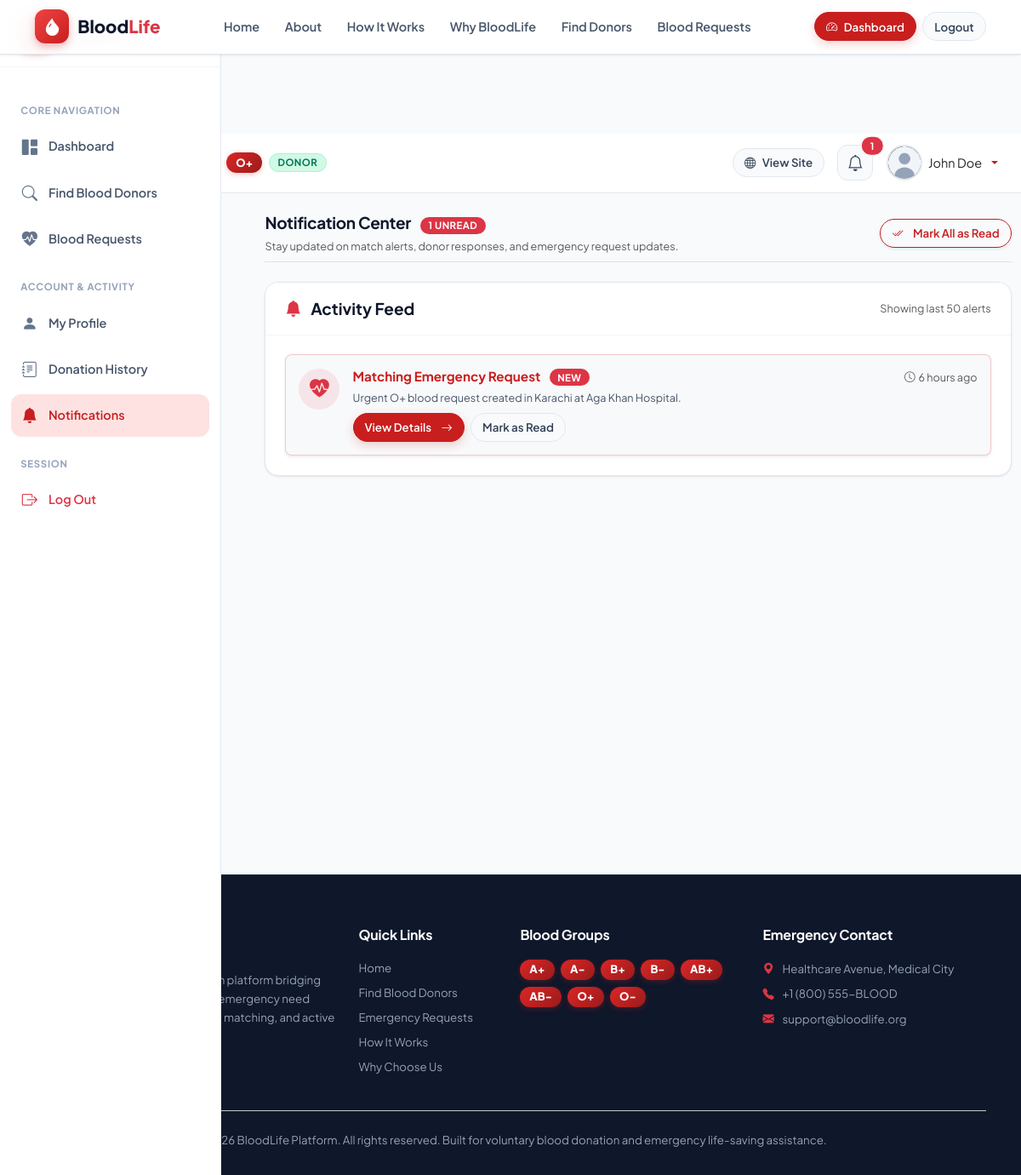
Screenshot of /notifications.php (signed in) with the database file from the repository.
### tables this page shows
CREATE TABLE `notifications` (
    `id` BIGINT UNSIGNED AUTO_INCREMENT PRIMARY KEY,
    `user_id` BIGINT UNSIGNED NOT NULL,
    `type` VARCHAR(50) NOT NULL COMMENT 'new_response, request_update, donor_match, system',
    `title` VARCHAR(150) NOT NULL,
    `message` TEXT NOT NULL,
    `action_link` VARCHAR(255) NULL DEFAULT NULL,
    `is_read` TINYINT(1) NOT NULL DEFAULT 0,
    `created_at` TIMESTAMP NOT NULL DEFAULT CURRENT_TIMESTAMP,
    CONSTRAINT `fk_notifications_user` FOREIGN KEY (`user_id`) REFERENCES `users` (`id`) ON DELETE CASCADE ON UPDATE CASCADE,
    INDEX `idx_notifications_user_read` (`user_id`, `is_read`, `created_at`)
);

### app/controllers/NotificationController.php (called while the page is built, shortened)
<?php
require_once __DIR__ . '/../helpers/SecurityHelper.php';
require_once __DIR__ . '/../helpers/FormatHelper.php';
require_once __DIR__ . '/../models/Notification.php';
class NotificationController {
    public static function index(): void {
        $userId = SessionHelper::getUserId();
        $notifications = Notification::getByUserId($userId, 50);
        $unreadCount = Notification::getUnreadCount($userId);
        require_once ROOT_PATH . '/views/notifications/index.php';
    }
}

### app/models/Notification.php (called while the page is built, shortened)
<?php
class Notification {
    public static function getByUserId(int $userId, int $limit = 20): array {
        $pdo = Database::getInstance();
        $stmt = $pdo->prepare("
            SELECT * FROM notifications
            WHERE user_id = :user_id
            ORDER BY created_at DESC, id DESC
            LIMIT :limit
        ");
        $stmt->bindValue(':user_id', $userId, PDO::PARAM_INT);
        $stmt->bindValue(':limit', $limit, PDO::PARAM_INT);
        $stmt->execute();
        return $stmt->fetchAll();
    }
    public static function getUnreadCount(int $userId): int {
        $pdo = Database::getInstance();
        $stmt = $pdo->prepare("SELECT COUNT(*) FROM notifications WHERE user_id = :user_id AND is_read = 0");
        $stmt->execute(['user_id' => $userId]);
        return (int)$stmt->fetchColumn();
    }
}

### app/helpers/SecurityHelper.php (called while the page is built, shortened)
<?php
class SecurityHelper {
    public static function e(?string $value): string {
        return htmlspecialchars($value, ENT_QUOTES | ENT_SUBSTITUTE, 'UTF-8');
    }
    public static function sanitizeOutput(?string $value): string {
        return self::e($value);
    }
}
function e(?string $value): string {
    return SecurityHelper::e($value);
}

### app/helpers/FormatHelper.php (called while the page is built, shortened)
<?php
class FormatHelper {
    public static function timeAgo($datetime): string {
        $timestamp = is_numeric($datetime) ? (int)$datetime : strtotime($datetime);
        $diff = time() - $timestamp;
        $intervals = [
            31536000 => 'year',
            2592000  => 'month',
            604800   => 'week',
            86400    => 'day',
            3600     => 'hour',
            60       => 'minute'
        ];
        foreach ($intervals as $secs => $label) {
            $count = floor($diff / $secs);
            if ($count >= 1) {
                return $count . ' ' . $label . ($count > 1 ? 's' : '') . ' ago';
            }
        }
        return 'Just now';
    }
}

### views/notifications/index.php (the view)
<?php
require_once ROOT_PATH . '/views/includes/header.php';
require_once ROOT_PATH . '/views/includes/dash-header.php';
?>
<div class="container-fluid py-4 dashboard-wrapper">
    <div class="row g-4">
        <div class="col-lg-3">
            <?php require_once ROOT_PATH . '/views/includes/dash-sidebar.php'; ?>
        </div>
        <div class="col-lg-9">
            <div class="d-flex flex-column flex-md-row justify-content-between align-items-md-center gap-3 mb-4 pb-2 border-bottom">
                <div>
                    <h2 class="h3 fw-bold mb-1 text-slate-800">
                        Notification Center
                        <?php if ($unreadCount > 0): ?>
                            <span class="badge bg-danger rounded-pill fs-6 ms-2"><?= $unreadCount ?> Unread</span>
                        <?php endif; ?>
                    </h2>
                    <p class="text-muted small mb-0">Stay updated on match alerts, donor responses, and emergency request updates.</p>
                </div>
                <?php if ($unreadCount > 0): ?>
                    <a href="<?= APP_URL ?>/notifications.php?action=mark_all_read" class="btn btn-outline-danger btn-sm rounded-pill px-3 shadow-sm">
                        <i class="bi bi-check2-all me-1"></i> Mark All as Read
                    </a>
                <?php endif; ?>
            </div>
            <div class="bl-card mb-0">
                <div class="bl-card-header">
                    <h5 class="fw-bold mb-0 text-slate-800"><i class="bi bi-bell-fill text-danger me-2"></i> Activity Feed</h5>
                    <span class="text-muted small">Showing last 50 alerts</span>
                </div>
                <div class="card-body p-4">
                    <?php if (empty($notifications)): ?>
                        <div class="text-center py-5">
                            <div class="mb-3 text-muted display-4"><i class="bi bi-bell-slash"></i></div>
                            <h5 class="fw-semibold text-slate-700">No Notifications Yet</h5>
                            <p class="text-muted small max-w-md mx-auto">You're all caught up! When there are emergency matches or responses to your requests, alerts will appear here.</p>
                        </div>
                    <?php else: ?>
                        <div class="list-group list-group-flush gap-2">
                            <?php foreach ($notifications as $item): ?>
                                <?php
                                    $isRead = (bool)$item['is_read'];
                                    $type = $item['type'];
                                    $iconClass = 'bi-bell-fill text-primary';
                                    $bgClass = 'bg-primary bg-opacity-10';
                                    if ($type === 'donor_match' || $type === 'emergency') {
                                        $iconClass = 'bi-heart-pulse-fill text-danger';
                                        $bgClass = 'bg-danger bg-opacity-10';
                                    } elseif ($type === 'new_response' || $type === 'accepted') {
                                        $iconClass = 'bi-check-circle-fill text-success';
                                        $bgClass = 'bg-success bg-opacity-10';
                                    } elseif ($type === 'cancelled' || $type === 'rejected') {
                                        $iconClass = 'bi-x-circle-fill text-warning';
                                        $bgClass = 'bg-warning bg-opacity-10';
                                    }
                                ?>
                                <div class="list-group-item border rounded-3 p-3 transition-all <?= $isRead ? 'bg-white' : 'bg-light border-danger border-opacity-25 shadow-sm' ?>">
                                    <div class="d-flex align-items-start gap-3">
                                        <div class="rounded-circle <?= $bgClass ?> p-3 d-flex align-items-center justify-content-center flex-shrink-0" style="width: 48px; height: 48px;">
                                            <i class="bi <?= $iconClass ?> fs-4"></i>
                                        </div>
                                        <div class="flex-grow-1">
                                            <div class="d-flex justify-content-between align-items-start">
                                                <h6 class="fw-bold mb-1 <?= $isRead ? 'text-slate-800' : 'text-crimson-600' ?>">
                                                    <?= SecurityHelper::sanitizeOutput($item['title']) ?>
                                                    <?php if (!$isRead): ?>
                                                        <span class="badge bg-danger rounded-pill ms-2 fs-7">New</span>
                                                    <?php endif; ?>
                                                </h6>
                                                <small class="text-muted ms-2 flex-shrink-0">
                                                    <i class="bi bi-clock me-1"></i><?= FormatHelper::timeAgo($item['created_at']) ?>
                                                </small>
                                            </div>
                                            <p class="text-slate-600 mb-2 small">
                                                <?= SecurityHelper::sanitizeOutput($item['message']) ?>
                                            </p>
                                            <div class="d-flex gap-2 align-items-center">
                                                <?php if (!empty($item['action_link'])): ?>
                                                    <a href="<?= APP_URL ?>/notifications.php?action=mark_read&id=<?= $item['id'] ?>&redirect=<?= urlencode(APP_URL . '/' . ltrim($item['action_link'], '/')) ?>"
                                                       class="btn btn-sm btn-danger rounded-pill px-3 py-1 fs-7 fw-semibold">
                                                        View Details <i class="bi bi-arrow-right ms-1"></i>
                                                    </a>
                                                <?php endif; ?>
                                                <?php if (!$isRead): ?>
                                                    <a href="<?= APP_URL ?>/notifications.php?action=mark_read&id=<?= $item['id'] ?>"
                                                       class="btn btn-sm btn-light border text-muted rounded-pill px-3 py-1 fs-7">
                                                        Mark as Read
                                                    </a>
                                                <?php endif; ?>
                                            </div>
                                        </div>
                                    </div>
                                </div>
                            <?php endforeach; ?>
                        </div>
                    <?php endif; ?>
                </div>
            </div>
        </div>
    </div>
</div>
<?php require_once ROOT_PATH . '/views/includes/footer.php'; ?>

### rows the page displays
notifications: title "Matching Emergency Request", is_read "NEW", created_at "6 hours ago", message "Urgent O+ blood request created in Karachi at Aga Khan Hospital."

### other values shown
$bloodGroup "O+"
$userRole "DONOR"
$unreadCount "1"
$fullName "John Doe"
